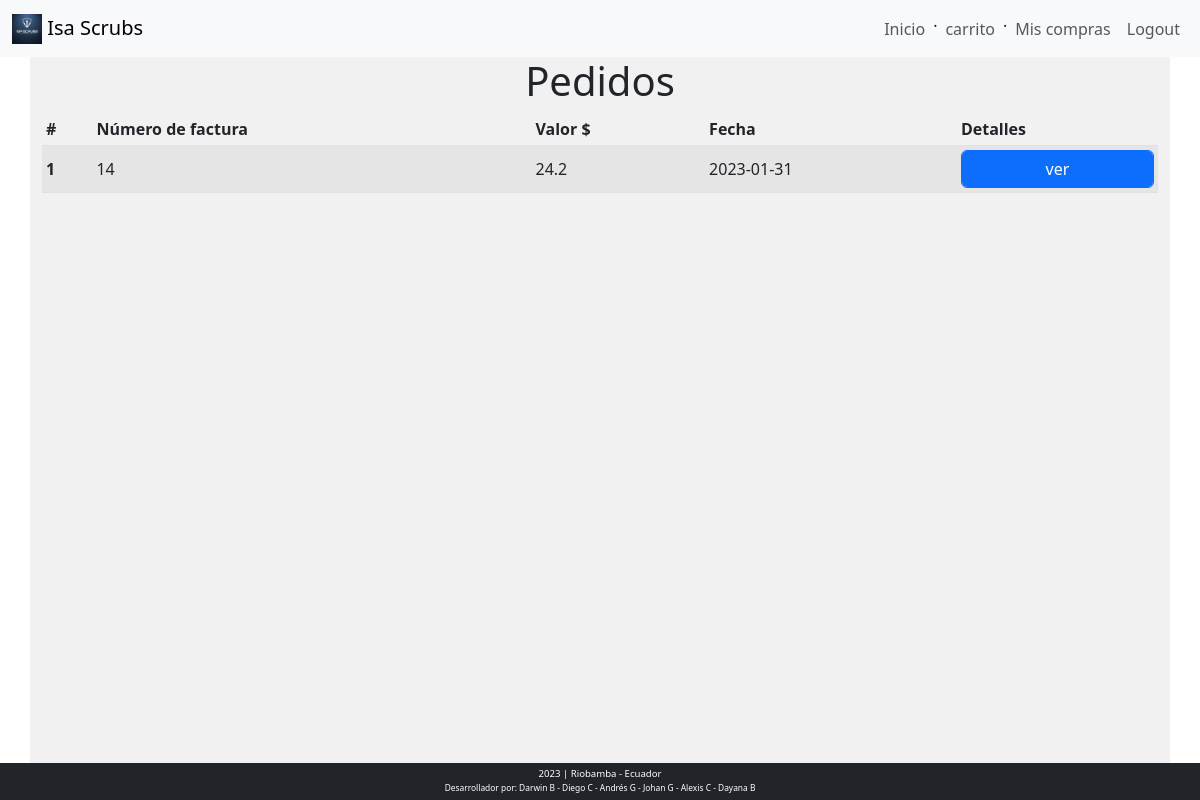
Screenshot of /pedidos (signed in) with the database file from the repository.
### tables this page shows
CREATE TABLE `factura` (
  `Num_Factura` int(5) NOT NULL,
  `ruc` int(10) NOT NULL,
  `Eliminado` varchar(2) NOT NULL,
  `Fecha` date NOT NULL,
  `Comprobante_Pago` varchar(256) NOT NULL,
  `Descuento` decimal(5,0) NOT NULL,
  `iva` float DEFAULT NULL COMMENT 'xd',
  `SubTotal` float NOT NULL,
  `Total` float NOT NULL,
  `Pago_Bancario` int(10) DEFAULT NULL,
  `estado_factura` varchar(50) DEFAULT 'Pendiente',
  `tipo_pago` varchar(50) DEFAULT 'Efectivo',
  `Cedula` varchar(13) NOT NULL,
  `Id_Cliente` int(3) NOT NULL
);

### public/index.php (called while the page is built, shortened)
<?php
require_once("../controller/controlador.php");
?>

### view/pedidos.php (the view, shortened to what this page needs)
<?php
if (isset($_SESSION['tipo_persona']) && $_SESSION['tipo_persona'] == 'clientes') {
    require_once("../config/conexion.php");
    $sql = "SELECT * from factura where Eliminado = 'no'";
    $res = mysqli_query($conexion, $sql);
    $datos = array();
    while ($fila = mysqli_fetch_assoc($res)) {
        $datos[] = $fila;
    }
?>
    <div class="row text-center">
        <h1> Pedidos </h1>
    </div>
    <div class="row">
        <div class="col-md-12">
            <table class="table table-striped table-hover table-responsive-sm table-sm align-middle ">
                <thead>
                    <tr>
                        <th scope="col">#</th>
                        <th scope="col">Número de factura</th>
                        <th scope="col">Valor $ </th>
                        <th scope="col">Fecha</th>
                        <th scope="col">Detalles</th>
                    </tr>
                </thead>
                <tbody>
                    <?php foreach ($datos as $key => $fila) { ?>
                        <tr>
                            <form action="/detalle_pedidos" method="post">
                                <th scope="row"><?= $key + 1 ?></th>
                                <td> <input type="hidden"  name="numFact" id="numFact" value="<?= $fila['Num_Factura'] ?>"> <?= $fila['Num_Factura'] ?></td>
                                <td><?= $fila['Total'] ?></td>
                                <td><?= $fila['Fecha'] ?></td>
                                <td><a href="/detalle_pedidos"><button class="btn btn-primary form-control">ver</button></a></td>
                            </form>
                        </tr>
                    <?php } ?>
                </tbody>
            </table>
        </div>
    </div>
<?php
} else
    header('Location: /');
?>

### public/css/estilos.css (style rules this page uses)
* { margin: 0; padding: 0; box-sizing: border-box; }
body { background-color: white; }

### rows the page displays
factura: Num_Factura "14", Total "24.2", Fecha "2023-01-31"
